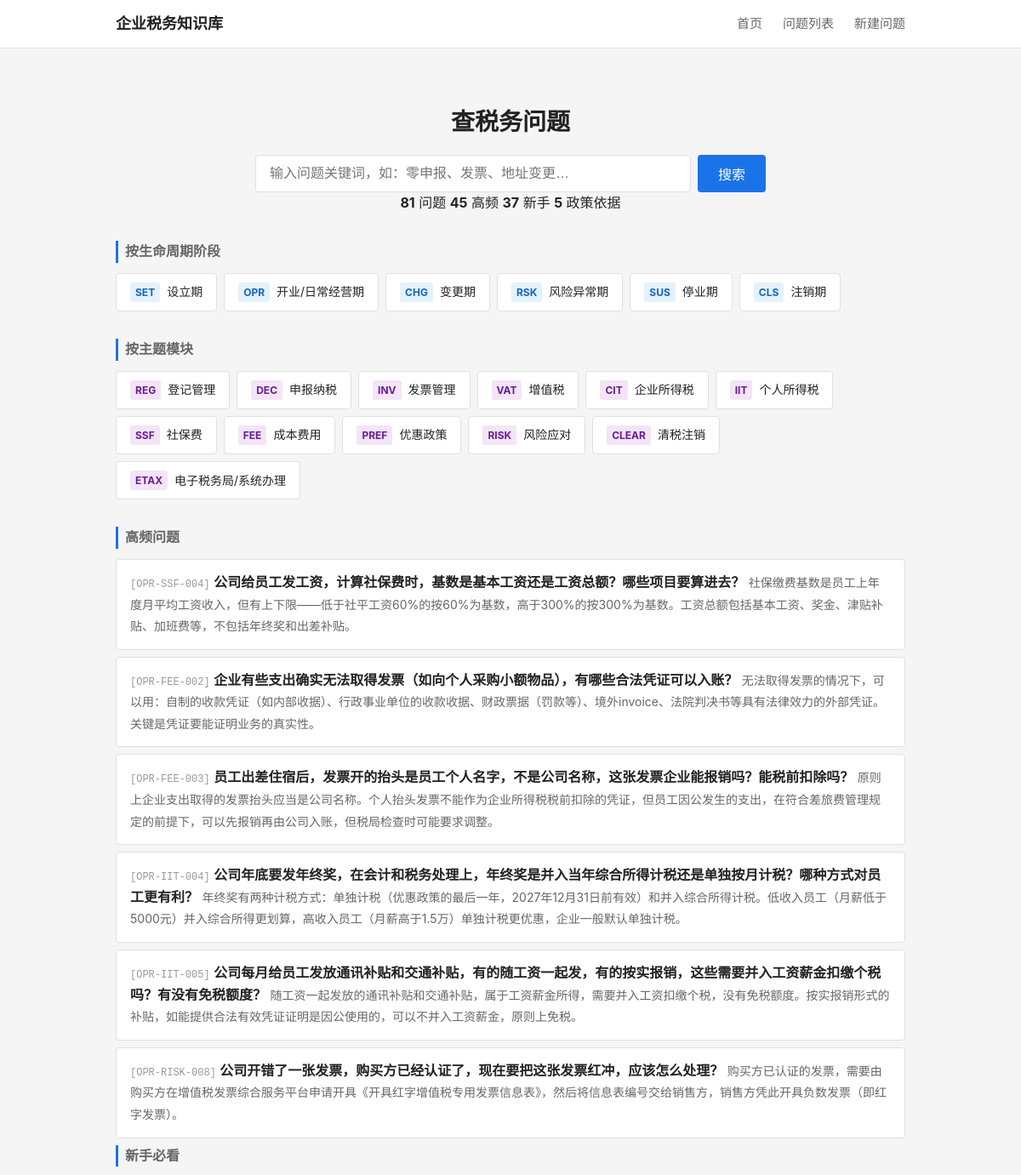
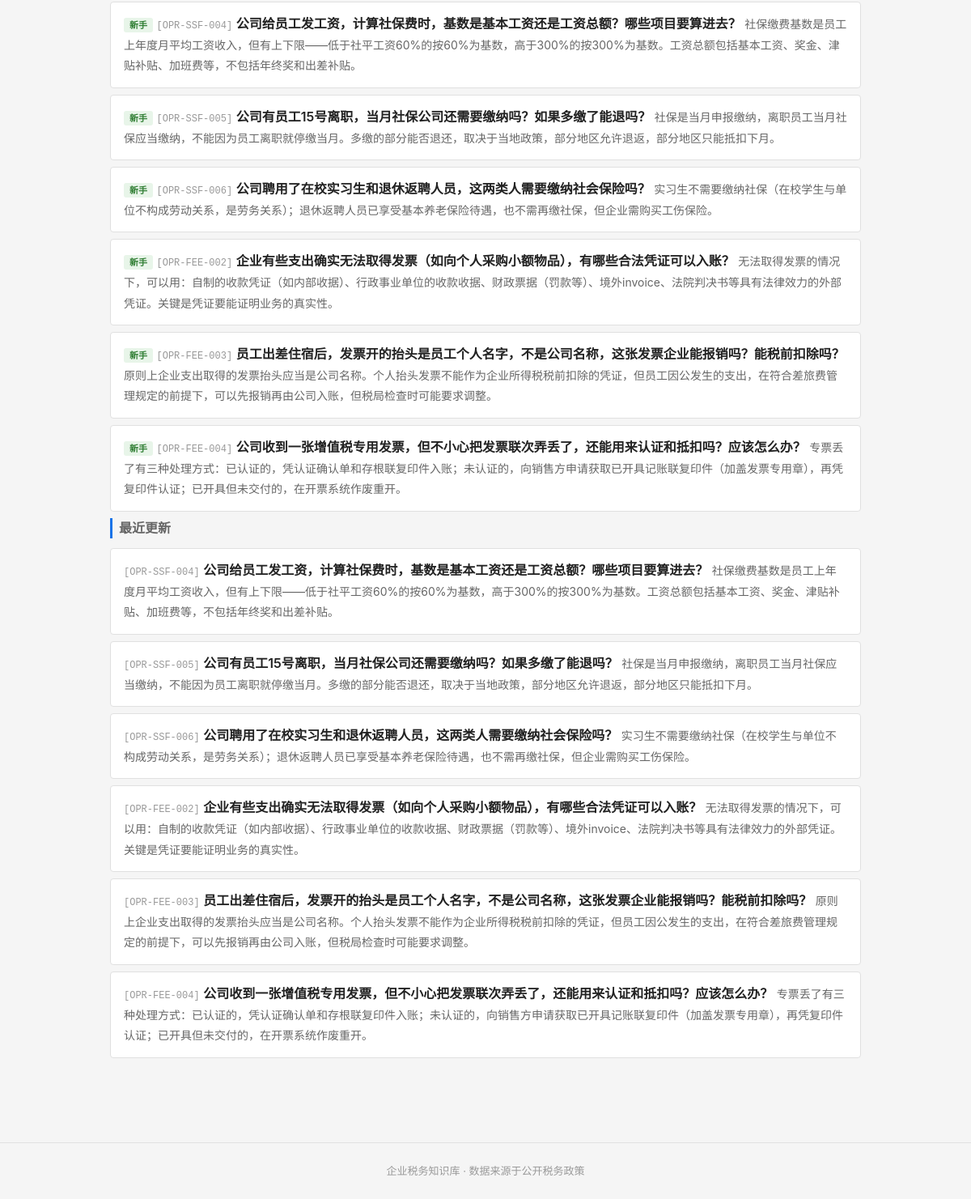
The page / on the database its author committed (2 pictures, top to bottom).
### tables this page shows
CREATE TABLE tag_dict (
    id              INTEGER PRIMARY KEY AUTOINCREMENT,
    tag_code        TEXT NOT NULL UNIQUE,
    tag_name        TEXT NOT NULL,
    tag_category    TEXT,
    parent_id       INTEGER,
    display_order   INTEGER NOT NULL DEFAULT 1,
    status          TEXT NOT NULL DEFAULT 'active',

    FOREIGN KEY (parent_id) REFERENCES tag_dict(id) ON DELETE SET NULL
);

CREATE TABLE question_master (
    id              INTEGER PRIMARY KEY AUTOINCREMENT,
    question_code   TEXT NOT NULL UNIQUE,
    question_title  TEXT NOT NULL,
    question_plain  TEXT NOT NULL,

    -- 分类
    stage_code      TEXT NOT NULL,
    module_code     TEXT NOT NULL,
    question_type   TEXT NOT NULL,

    -- 答案
    one_line_answer TEXT NOT NULL,
    detailed_answer TEXT,
    core_definition TEXT,

    -- 条件与边界
    applicable_conditions TEXT,
    exceptions_boundary   TEXT,

    -- 实务
    practical_steps TEXT,
    risk_warning    TEXT,

    -- 适用范围
    scope_level     TEXT NOT NULL DEFAULT 'scope_national',
    local_region    TEXT,

    -- 确定性
    answer_certainty TEXT NOT NULL DEFAULT 'certain_clear',

    -- 元数据
    keywords        TEXT,
    high_frequency_flag INTEGER NOT NULL DEFAULT 0,
    newbie_flag     INTEGER NOT NULL DEFAULT 0,

    -- 版本管理
    status          TEXT NOT NULL DEFAULT 'draft',
    version_no      INTEGER NOT NULL DEFAULT 1,

    -- 审计字段
    created_at      TEXT NOT NULL DEFAULT (datetime('now')),
    updated_at      TEXT NOT NULL DEFAULT (datetime('now'))
);

### backend/app.py (the view)
    @app.route('/')
    def index():
        from services.question_service import QuestionService
        svc = QuestionService()
        stages = svc.get_stages()
        modules = svc.get_modules()
        high_freq = svc.get_high_frequency(limit=6)
        newbie = svc.get_newbie(limit=6)
        recent = svc.get_recent_updates(limit=6)
        stats = svc.get_stats()
        return render_template('index.html',
                               stages=stages, modules=modules,
                               high_freq=high_freq, newbie=newbie, recent=recent,
                               stats=stats)

### backend/services/question_service.py (called while the page is built)
    def _query(self, sql, params=None):
        conn = sqlite3.connect(self.db_path)
        conn.execute("PRAGMA foreign_keys = ON")
        conn.row_factory = sqlite3.Row
        cur = conn.cursor()
        if params:
            cur.execute(sql, params)
        else:
            cur.execute(sql)
        rows = cur.fetchall()
        conn.close()
        return [dict(r) for r in rows]

    def get_stages(self):
        return self._query("""
            SELECT tag_code, tag_name
            FROM tag_dict
            WHERE tag_category = 'stage'
            ORDER BY display_order
        """)

    def get_modules(self):
        return self._query("""
            SELECT tag_code, tag_name
            FROM tag_dict
            WHERE tag_category = 'module'
            ORDER BY display_order
        """)

    def get_high_frequency(self, limit=10):
        return self._query("""
            SELECT question_code, question_plain, question_title, one_line_answer, stage_code
            FROM question_master
            WHERE status = 'active' AND high_frequency_flag = 1
            ORDER BY updated_at DESC
            LIMIT ?
        """, (limit,))

    def get_newbie(self, limit=10):
        return self._query("""
            SELECT question_code, question_plain, question_title, one_line_answer, stage_code
            FROM question_master
            WHERE status = 'active' AND newbie_flag = 1
            ORDER BY updated_at DESC
            LIMIT ?
        """, (limit,))

    def get_recent_updates(self, limit=10):
        return self._query("""
            SELECT DISTINCT
                q.question_code, q.question_plain, q.question_title, q.one_line_answer,
                q.stage_code, q.updated_at,
                qul.change_summary
            FROM question_master q
            JOIN (
                SELECT question_id, MAX(update_date) as max_date
                FROM question_update_log
                GROUP BY question_id
            ) latest ON q.id = latest.question_id
            JOIN question_update_log qul ON q.id = qul.question_id
                AND qul.update_date = latest.max_date
            WHERE q.status = 'active'
            ORDER BY qul.update_date DESC
            LIMIT ?
        """, (limit,))

### frontend/templates/index.html (shortened to what this page needs)
{% extends "base.html" %}
{% block main %}
<section class="search-section">
    <h1>查税务问题</h1>
    <form action="/questions" method="get" class="search-form">
        <input type="text" name="keyword" placeholder="输入问题关键词，如：零申报、发票、地址变更…" class="search-input">
        <button type="submit" class="search-btn">搜索</button>
    </form>
    {% if stats %}
    <div class="stats-bar">
        <span><strong>{{ stats.total_questions }}</strong> 问题</span>
        <span><strong>{{ stats.total_hf }}</strong> 高频</span>
        <span><strong>{{ stats.total_newbie }}</strong> 新手</span>
        <span><strong>{{ stats.total_policies }}</strong> 政策依据</span>
    </div>
    {% endif %}
</section>
<section class="nav-section">
    <h2 class="section-title">按生命周期阶段</h2>
    <div class="card-grid stage-grid">
        {% for s in stages %}
        <a href="/questions?stage={{ s.tag_code }}" class="card card-stage">
            <span class="card-code">{{ s.tag_code }}</span>
            <span class="card-name">{{ s.tag_name }}</span>
        </a>
        {% endfor %}
    </div>
</section>
<section class="nav-section">
    <h2 class="section-title">按主题模块</h2>
    <div class="card-grid module-grid">
        {% for m in modules %}
        <a href="/questions?module={{ m.tag_code }}" class="card card-module">
            <span class="card-code">{{ m.tag_code }}</span>
            <span class="card-name">{{ m.tag_name }}</span>
        </a>
        {% endfor %}
    </div>
</section>
{% if high_freq %}
<section class="list-section">
    <h2 class="section-title">高频问题</h2>
    <ul class="question-list">
        {% for q in high_freq %}
        <li class="question-item">
            <a href="/question/{{ q.question_code }}" class="question-link">
                <span class="q-code">[{{ q.question_code }}]</span>
                <span class="q-title">{{ q.question_plain }}</span>
                <span class="q-answer">{{ q.one_line_answer }}</span>
            </a>
        </li>
        {% endfor %}
    </ul>
</section>
{% endif %}
{% if newbie %}
<section class="list-section">
    <h2 class="section-title">新手必看</h2>
    <ul class="question-list">
        {% for q in newbie %}
        <li class="question-item">
            <a href="/question/{{ q.question_code }}" class="question-link">
                <span class="q-badge newbie">新手</span>
                <span class="q-code">[{{ q.question_code }}]</span>
                <span class="q-title">{{ q.question_plain }}</span>
                <span class="q-answer">{{ q.one_line_answer }}</span>
            </a>
        </li>
        {% endfor %}
    </ul>
</section>
{% endif %}
{% if recent %}
<section class="list-section">
    <h2 class="section-title">最近更新</h2>
    <ul class="question-list">
        {% for q in recent %}
        <li class="question-item">
            <a href="/question/{{ q.question_code }}" class="question-link">
                <span class="q-code">[{{ q.question_code }}]</span>
                <span class="q-title">{{ q.question_plain }}</span>
                <span class="q-answer">{{ q.one_line_answer }}</span>
            </a>
        </li>
        {% endfor %}
    </ul>
</section>
{% endif %}
{% endblock %}

### frontend/static/css/style.css (style rules this page uses)
:root { --bg: #f5f5f5; --surface: #ffffff; --border: #e0e0e0; --text: #222222; --text-secondary: #666666; --text-light: #999999; --accent: #1a73e8; --accent-hover: #1557b0; --warning-bg: #fff8e1; --warning-border: #ffc107; --exception-bg: #fff3e0; --exception-border: #ff9800; --tag-stage: #e3f2fd; --tag-module: #f3e5f5; --tag-hf: #fce4ec; --tag-newbie: #e8f5e9; --certainty-clear: #c8e6c9; --certainty-condition: #fff9c4; --certainty-dispute: #ffcdd2; }
* { box-sizing: border-box; margin: 0; padding: 0; }
body { font-family: -apple-system, BlinkMacSystemFont, "Segoe UI", Roboto, "Helvetica Neue", Arial, sans-serif; background: var(--bg); color: var(--text); line-height: 1.6; }
a { color: var(--accent); text-decoration: none; }
.search-section { text-align: center; padding: 40px 0 32px; }
.search-section h1 { font-size: 28px; margin-bottom: 16px; }
.search-form { display: flex; gap: 8px; max-width: 600px; margin: 0 auto; }
.search-input { flex: 1; padding: 10px 16px; font-size: 16px; border: 1px solid var(--border); border-radius: 4px; outline: none; }
.search-btn { padding: 10px 24px; font-size: 16px; background: var(--accent); color: white; border: none; border-radius: 4px; cursor: pointer; }
.section-title { font-size: 16px; font-weight: 600; color: var(--text-secondary); margin-bottom: 12px; border-left: 3px solid var(--accent); padding-left: 8px; }
.nav-section { margin-bottom: 32px; }
.card-grid { display: flex; flex-wrap: wrap; gap: 8px; }
.card { display: flex; align-items: center; gap: 8px; padding: 10px 16px; background: var(--surface); border: 1px solid var(--border); border-radius: 4px; transition: border-color 0.15s; }
.card-code { font-size: 12px; font-weight: 700; color: var(--accent); background: #e8f0fe; padding: 2px 6px; border-radius: 3px; }
.card-stage .card-code { background: var(--tag-stage); color: #1565c0; }
.card-module .card-code { background: var(--tag-module); color: #6a1b9a; }
.card-name { font-size: 14px; color: var(--text); }
.question-list { list-style: none; }
.question-item { margin-bottom: 8px; }
.question-link { display: block; padding: 14px 16px; background: var(--surface); border: 1px solid var(--border); border-radius: 4px; }
.q-code { font-size: 12px; color: var(--text-light); font-family: monospace; }
.q-badge { font-size: 11px; padding: 2px 7px; border-radius: 3px; font-weight: 600; }
.q-badge.newbie { background: var(--tag-newbie); color: #2e7d32; }
.q-title { font-size: 16px; font-weight: 600; color: var(--text); margin-bottom: 4px; }
.q-answer { font-size: 14px; color: var(--text-secondary); }

### rows shown on the page
tag_dict: tag_code "SET", tag_name "设立期"
tag_dict: tag_code "OPR", tag_name "开业/日常经营期"
tag_dict: tag_code "CHG", tag_name "变更期"
tag_dict: tag_code "RSK", tag_name "风险异常期"
tag_dict: tag_code "SUS", tag_name "停业期"
tag_dict: tag_code "CLS", tag_name "注销期"
tag_dict: tag_code "REG", tag_name "登记管理"
tag_dict: tag_code "DEC", tag_name "申报纳税"
tag_dict: tag_code "INV", tag_name "发票管理"
tag_dict: tag_code "VAT", tag_name "增值税"
tag_dict: tag_code "CIT", tag_name "企业所得税"
tag_dict: tag_code "IIT", tag_name "个人所得税"
tag_dict: tag_code "SSF", tag_name "社保费"
tag_dict: tag_code "FEE", tag_name "成本费用"
tag_dict: tag_code "PREF", tag_name "优惠政策"
tag_dict: tag_code "RISK", tag_name "风险应对"
tag_dict: tag_code "CLEAR", tag_name "清税注销"
tag_dict: tag_code "ETAX", tag_name "电子税务局/系统办理"
question_master: question_code "OPR-SSF-004", question_plain "公司给员工发工资，计算社保费时，基数是基本工资还是工资总额？哪些项目要算进去？", one_line_answer "社保缴费基数是员工上年度月平均工资收入，但有上下限——低于社平工资60%的按60%为基数，高于300%的按300%为基数。工资总额包括基本工资、奖金、津贴补贴、加班费等，不包括年终奖和出差补贴。"
question_master: question_code "OPR-FEE-002", question_plain "企业有些支出确实无法取得发票（如向个人采购小额物品），有哪些合法凭证可以入账？", one_line_answer "无法取得发票的情况下，可以用：自制的收款凭证（如内部收据）、行政事业单位的收款收据、财政票据（罚款等）、境外invoice、法院判决书等具有法律效力的外部凭证。关键是凭证要能证明业务的真实性。"
question_master: question_code "OPR-FEE-003", question_plain "员工出差住宿后，发票开的抬头是员工个人名字，不是公司名称，这张发票企业能报销吗？能税前扣除吗？", one_line_answer "原则上企业支出取得的发票抬头应当是公司名称。个人抬头发票不能作为企业所得税税前扣除的凭证，但员工因公发生的支出，在符合差旅费管理规定的前提下，可以先报销再由公司入账，但税局检查时可能要求调整。"
question_master: question_code "OPR-IIT-004", question_plain "公司年底要发年终奖，在会计和税务处理上，年终奖是并入当年综合所得计税还是单独按月计税？哪种方式对员工更有利？", one_line_answer "年终奖有两种计税方式：单独计税（优惠政策的最后一年，2027年12月31日前有效）和并入综合所得计税。低收入员工（月薪低于5000元）并入综合所得更划算，高收入员工（月薪高于1.5万）单独计税更优惠，企业一般默认单独计税。"
question_master: question_code "OPR-IIT-005", question_plain "公司每月给员工发放通讯补贴和交通补贴，有的随工资一起发，有的按实报销，这些需要并入工资薪金扣缴个税吗？有没有免税额度？", one_line_answer "随工资一起发放的通讯补贴和交通补贴，属于工资薪金所得，需要并入工资扣缴个税，没有免税额度。按实报销形式的补贴，如能提供合法有效凭证证明是因公使用的，可以不并入工资薪金，原则上免税。"
question_master: question_code "OPR-RISK-008", question_plain "公司开错了一张发票，购买方已经认证了，现在要把这张发票红冲，应该怎么处理？", one_line_answer "购买方已认证的发票，需要由购买方在增值税发票综合服务平台申请开具《开具红字增值税专用发票信息表》，然后将信息表编号交给销售方，销售方凭此开具负数发票（即红字发票）。"
question_master: question_code "OPR-SSF-005", question_plain "公司有员工15号离职，当月社保公司还需要缴纳吗？如果多缴了能退吗？", one_line_answer "社保是当月申报缴纳，离职员工当月社保应当缴纳，不能因为员工离职就停缴当月。多缴的部分能否退还，取决于当地政策，部分地区允许退返，部分地区只能抵扣下月。"
question_master: question_code "OPR-SSF-006", question_plain "公司聘用了在校实习生和退休返聘人员，这两类人需要缴纳社会保险吗？", one_line_answer "实习生不需要缴纳社保（在校学生与单位不构成劳动关系，是劳务关系）；退休返聘人员已享受基本养老保险待遇，也不需再缴社保，但企业需购买工伤保险。"
question_master: question_code "OPR-FEE-004", question_plain "公司收到一张增值税专用发票，但不小心把发票联次弄丢了，还能用来认证和抵扣吗？应该怎么办？", one_line_answer "专票丢了有三种处理方式：已认证的，凭认证确认单和存根联复印件入账；未认证的，向销售方申请获取已开具记账联复印件（加盖发票专用章），再凭复印件认证；已开具但未交付的，在开票系统作废重开。"

### other values the page prints
{{ stats.total_questions }} "81"
{{ stats.total_hf }} "45"
{{ stats.total_newbie }} "37"
{{ stats.total_policies }} "5"
